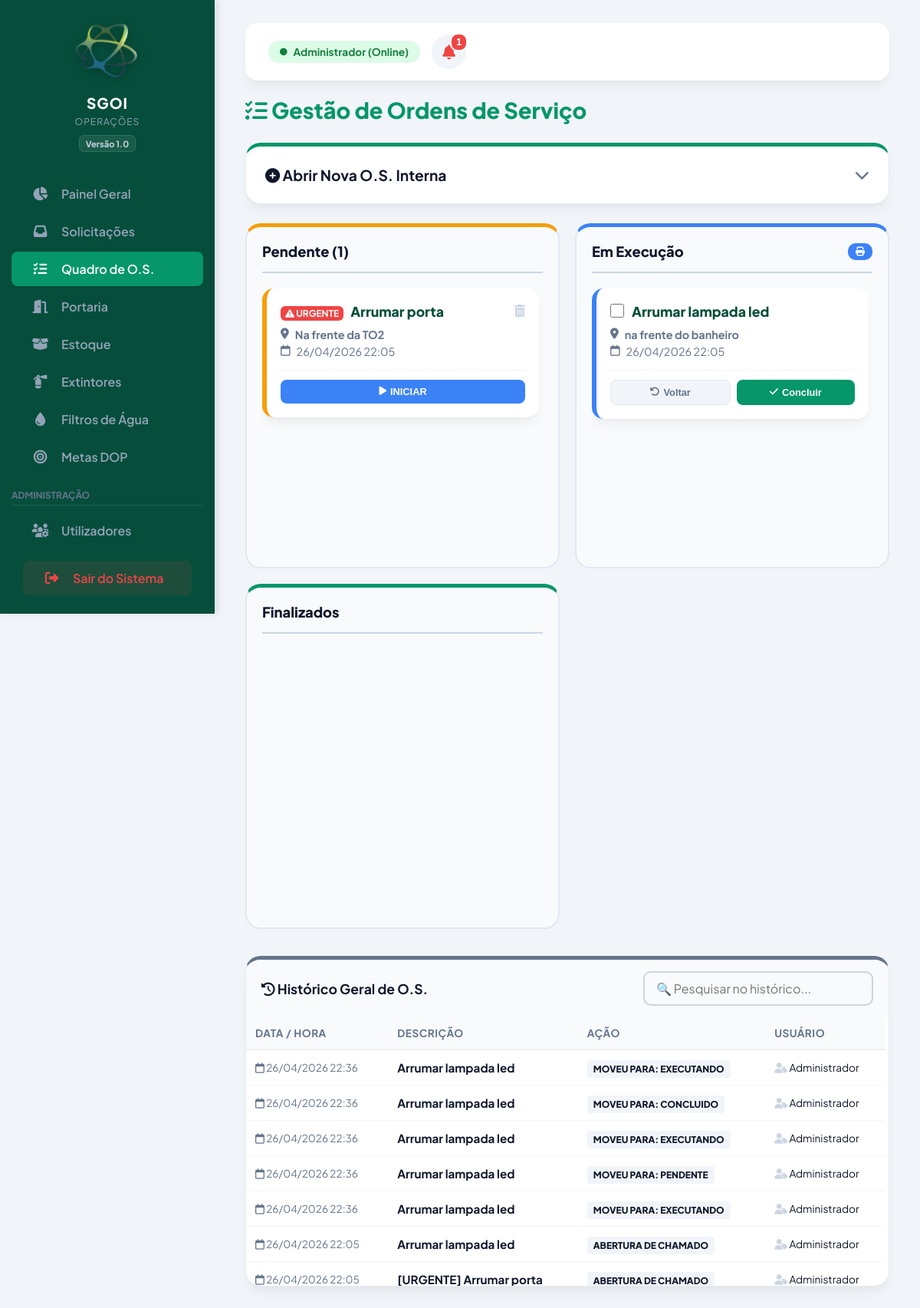
The page /src/os_kanban.php (signed in) on the database its author committed.
### tables this page shows
CREATE TABLE ordens_servico (
        id INTEGER PRIMARY KEY AUTOINCREMENT,
        descricao TEXT NOT NULL,
        local TEXT NOT NULL,
        solicitante TEXT NOT NULL,
        status TEXT DEFAULT 'Pendente',
        criado_por TEXT,
        data_criacao TEXT
    );

CREATE TABLE historico_manutencao (
        id INTEGER PRIMARY KEY AUTOINCREMENT,
        categoria TEXT NOT NULL,
        identificador TEXT NOT NULL,
        acao TEXT NOT NULL,
        usuario TEXT NOT NULL,
        data_hora TEXT NOT NULL
    );

### src/os_kanban.php (the view, shortened to what this page needs)
<?php
require_once '../config/database.php';
$pendentes = $pdo->query("SELECT * FROM ordens_servico WHERE status = 'Pendente' ORDER BY id DESC")->fetchAll();
$executando = $pdo->query("SELECT * FROM ordens_servico WHERE status = 'Executando' ORDER BY id DESC")->fetchAll();
$historico_atividades = $pdo->query("SELECT * FROM historico_manutencao WHERE categoria = 'O.S.' ORDER BY id DESC LIMIT 100")->fetchAll();
$notificacoes = [];
$urgentes = 0;
foreach($pendentes as $p) { if(strpos($p['descricao'], '[URGENTE]') !== false) $urgentes++; }
if($urgentes > 0) {
    $notificacoes[] = ['cor' => '#ef4444', 'bg' => '#fee2e2', 'icone' => 'fa-triangle-exclamation', 'titulo' => 'Chamado Urgente!', 'texto' => "Existem $urgentes O.S. prioritárias pendentes."];
}
$tem_notificacao = count($notificacoes) > 0;
function formatDesc($t) {
    if (strpos($t, '[URGENTE]') !== false) {
        return '<span style="background:var(--danger); color:white; padding:2px 6px; border-radius:6px; font-size:0.75rem; font-weight:bold; margin-right:6px;"><i class="fa-solid fa-triangle-exclamation"></i> URGENTE</span>' . str_replace('[URGENTE]', '', $t);
    }
    return $t;
}
?>
<!DOCTYPE html>
<html lang="pt-BR">
<head>
    <link rel="stylesheet" href="../public/style.css?v=<?php echo time(); ?>">
    <link rel="stylesheet" href="https://cdnjs.cloudflare.com/ajax/libs/font-awesome/6.4.0/css/all.min.css">
</head>
<body class="layout-app">
    <?php $pagina_atual = 'os_kanban.php'; include 'menu_nav.php'; ?>
    <main class="content" id="main-content">
        <header class="topbar" style="margin-bottom: 20px;">
            <div class="topbar-right">
                <span class="badge-online">
                    <i class="fa-solid fa-circle" style="font-size: 0.6rem;"></i>
                    <?php echo htmlspecialchars($_SESSION['usuario_nome']); ?> (Online)
                </span>
                <button class="btn-notif <?php echo $tem_notificacao ? 'tem-alerta' : ''; ?>" onclick="abrirNotificacoes()">
                    <i class="fa-solid fa-bell"></i>
                    <?php if($tem_notificacao): ?><span class="badge-notif"><?php echo count($notificacoes); ?></span><?php endif; ?>
                </button>
            </div>
        </header>
        <h1 style="color: var(--primary-green); margin-bottom: 25px; font-weight: 800; font-size: 1.8rem;"><i class="fa-solid fa-list-check"></i> Gestão de Ordens de Serviço</h1>
        <section class="stat-card" style="border-top: 5px solid var(--primary-green); margin-bottom: 25px;">
            <div style="display: flex; justify-content: space-between; align-items: center; cursor: pointer;"
                 onclick="var f = document.getElementById('form-os'); var i = this.querySelector('.seta'); if(f.style.display === 'none') { f.style.display = 'grid'; i.classList.replace('fa-chevron-down', 'fa-chevron-up'); } else { f.style.display = 'none'; i.classList.replace('fa-chevron-up', 'fa-chevron-down'); }">
                <h3 style="margin:0; color: var(--text-main); font-size: 1.2rem;"><i class="fa-solid fa-plus-circle"></i> Abrir Nova O.S. Interna</h3>
                <i class="fa-solid fa-chevron-down seta" style="color: var(--text-muted); font-size: 1.2em;"></i>
            </div>
        </section>
        <div class="kanban-board">
            <div class="kanban-col" style="border-top: 5px solid var(--warning);">
                <h3>Pendente (<?php echo count($pendentes); ?>)</h3>
                <div class="scroll-box" style="flex:1;">
                    <?php foreach($pendentes as $os): ?>
                        <div class="os-card pendente">
                            <div style="display:flex; justify-content:space-between; align-items:flex-start;">
                                <div class="os-title"><?php echo formatDesc($os['descricao']); ?></div>
                                <form method="POST" onsubmit="return confirm('Excluir O.S.?');">
                                    <button type="submit" name="excluir_os" class="btn-delete"><i class="fa-solid fa-trash-can"></i></button>
                                </form>
                            </div>
                            <div class="os-meta"><i class="fa-solid fa-location-dot"></i> <b><?php echo htmlspecialchars($os['local']); ?></b></div>
                            <div class="os-meta"><i class="fa-regular fa-calendar"></i> <?php echo $os['data_criacao']; ?></div>
                            <form method="POST" class="card-actions">
                                <button type="submit" class="btn-status" style="background:#3b82f6;"><i class="fa-solid fa-play"></i> INICIAR</button>
                            </form>
                        </div>
                    <?php endforeach; ?>
                </div>
            </div>
            <div class="kanban-col" style="border-top: 5px solid #3b82f6;">
                <h3>
                    <span>Em Execução</span>
                    <button type="submit" form="form-imprimir" class="btn" style="background:#3b82f6; padding:5px 10px; font-size:0.75rem;"><i class="fa-solid fa-print"></i></button>
                </h3>
                <div class="scroll-box" style="flex:1;">
                    <form id="form-imprimir" action="imprimir_os.php" method="POST" target="_blank">
                    <?php foreach($executando as $os): ?>
                        <div class="os-card executando">
                            <div style="display:flex; gap:10px; align-items:flex-start;">
                                <input type="checkbox" name="os_imprimir[]" value="<?php echo $os['id']; ?>" style="width:18px;height:18px;accent-color:#3b82f6;margin-top:2px;">
                                <div class="os-title"><?php echo formatDesc($os['descricao']); ?></div>
                            </div>
                            <div class="os-meta"><i class="fa-solid fa-location-dot"></i> <b><?php echo htmlspecialchars($os['local']); ?></b></div>
                            <div class="os-meta"><i class="fa-regular fa-calendar"></i> <?php echo $os['data_criacao']; ?></div>
                            <div class="card-actions">
                                <button type="submit" name="mudar_status" value="1" class="btn-status btn-voltar-status" onclick="this.form.action=''; this.form.target='_self'; document.getElementById('nv-<?php echo $os['id']; ?>').value='Pendente';">
                                    <i class="fa-solid fa-rotate-left"></i> Voltar
                                </button>
                                <button type="submit" name="mudar_status" value="1" class="btn-status" style="background:var(--primary-green);" onclick="this.form.action=''; this.form.target='_self'; document.getElementById('nv-<?php echo $os['id']; ?>').value='Concluido';">
                                    <i class="fa-solid fa-check"></i> Concluir
                                </button>
                            </div>
                        </div>
                    <?php endforeach; ?>
                    </form>
                </div>
            </div>
            <div class="kanban-col" style="border-top: 5px solid var(--primary-green);">
                <h3>Finalizados</h3>
                <div class="scroll-box" style="flex:1;">
                </div>
            </div>
        </div>
        <div class="stat-card" style="padding:0; overflow:hidden; border-top:5px solid #64748b; margin-top:35px;">
            <div style="padding:15px 20px; background:#f8fafc; display:flex; justify-content:space-between; align-items:center; flex-wrap:wrap; gap:15px;">
                <h3 style="margin:0; font-size:1.1rem;"><i class="fa-solid fa-clock-rotate-left"></i> Histórico Geral de O.S.</h3>
                <input type="text" id="buscaHistorico" placeholder="🔍 Pesquisar no histórico..." onkeyup="filtrarHistorico()">
            </div>
            <div class="scroll-box" style="max-height: 350px;">
                <table style="width:100%; border-collapse:collapse;">
                    <thead style="position: sticky; top: 0; background: white; z-index: 10; box-shadow: 0 1px 0 #eee;">
                        <tr><th style="padding:12px; text-align:left; font-size:0.85rem;">Data / Hora</th><th style="padding:12px; text-align:left; font-size:0.85rem;">Descrição</th><th style="padding:12px; text-align:left; font-size:0.85rem;">Ação</th><th style="padding:12px; text-align:left; font-size:0.85rem;">Usuário</th></tr>
                    </thead>
                    <tbody id="tabelaHist">
                        <?php foreach($historico_atividades as $hg): ?>
                            <tr class="linha-hist" style="border-bottom:1px solid #f1f5f9;">
                                <td style="padding:12px; font-size:0.85rem; color:var(--text-muted);"><i class="fa-regular fa-calendar"></i> <?php echo $hg['data_hora']; ?></td>
                                <td style="padding:12px; font-size:0.95rem;"><b><?php echo htmlspecialchars($hg['identificador']); ?></b></td>
                                <td style="padding:12px;"><span style="font-weight:800; font-size:0.75rem; text-transform:uppercase; background:#f1f5f9; padding:4px 8px; border-radius:4px;"><?php echo $hg['acao']; ?></span></td>
                                <td style="padding:12px; font-size:0.85rem;"><i class="fa-solid fa-user-tag" style="color:#cbd5e1;"></i> <?php echo htmlspecialchars($hg['usuario']); ?></td>
                            </tr>
                        <?php endforeach; ?>
                    </tbody>
                </table>
            </div>
        </div>
    </main>
</body>
</html>

### src/os_kanban.php (style rules this page uses)
.badge-online { background: #dcfce7; color: #15803d; border-radius: 20px; padding: 6px 15px; font-size: 0.85rem; font-weight: bold; display: inline-flex; align-items: center; gap: 8px; animation: pulse 2s infinite; }
.topbar-right { display: flex; align-items: center; gap: 15px; }
.os-title { font-size: 1.1rem; font-weight: 800; color: var(--primary-dark); margin-bottom: 8px; line-height: 1.4; }
.os-meta { font-size: 0.9rem; color: var(--text-muted); display: flex; align-items: center; gap: 8px; margin-bottom: 4px; }
.kanban-board { display: grid; grid-template-columns: repeat(auto-fit, minmax(320px, 1fr)); gap: 20px; margin-top: 20px; }
.kanban-col { background: #f8fafc; border-radius: 20px; padding: 20px; border: 2px solid #e2e8f0; height: 50vh; min-height: 450px; display: flex; flex-direction: column; }
.kanban-col h3 { font-size: 1.15rem; font-weight: 800; text-align: center; margin-bottom: 20px; border-bottom: 2px solid #cbd5e1; padding-bottom: 15px; display: flex; justify-content: space-between; align-items: center; }
.os-card { background: white; border-radius: 15px; padding: 18px; margin-bottom: 15px; box-shadow: var(--shadow); border-left: 6px solid #64748b; position: relative; }
.os-card.pendente { border-left-color: var(--warning); }
.os-card.executando { border-left-color: #3b82f6; }
.btn-delete { background: none; border: none; color: #cbd5e1; cursor: pointer; transition: 0.2s; font-size: 1rem; }
.card-actions { display: flex; gap: 8px; margin-top: 15px; border-top: 1px dashed #eee; padding-top: 12px; }
.btn-status { flex: 1; padding: 8px; border-radius: 8px; border: none; font-weight: 700; font-size: 0.8rem; cursor: pointer; display: flex; align-items: center; justify-content: center; gap: 5px; color: #fff; transition: 0.2s; }
.btn-voltar-status { background: #f1f5f9; color: #64748b; border: 1px solid #e2e8f0; }
#buscaHistorico { padding: 10px 15px; border-radius: 10px; border: 2px solid #cbd5e1; font-size: 1rem; width: 300px; outline: none; }

### rows shown on the page
ordens_servico: descricao "Arrumar porta", local "Na frente da TO2", data_criacao "26/04/2026 22:05"
ordens_servico: descricao "Arrumar lampada led", local "na frente do banheiro", data_criacao "26/04/2026 22:05"
historico_manutencao: data_hora "26/04/2026 22:36", identificador "Arrumar lampada led", acao "MOVEU PARA: EXECUTANDO", usuario "Administrador"
historico_manutencao: data_hora "26/04/2026 22:36", identificador "Arrumar lampada led", acao "MOVEU PARA: CONCLUIDO", usuario "Administrador"
historico_manutencao: data_hora "26/04/2026 22:36", identificador "Arrumar lampada led", acao "MOVEU PARA: EXECUTANDO", usuario "Administrador"
historico_manutencao: data_hora "26/04/2026 22:36", identificador "Arrumar lampada led", acao "MOVEU PARA: PENDENTE", usuario "Administrador"
historico_manutencao: data_hora "26/04/2026 22:36", identificador "Arrumar lampada led", acao "MOVEU PARA: EXECUTANDO", usuario "Administrador"
historico_manutencao: data_hora "26/04/2026 22:05", identificador "Arrumar lampada led", acao "ABERTURA DE CHAMADO", usuario "Administrador"
historico_manutencao: data_hora "26/04/2026 22:05", identificador "[URGENTE] Arrumar porta", acao "ABERTURA DE CHAMADO", usuario "Administrador"

### other values the page prints
$_SESSION['usuario_nome'] "Administrador"
count($notificacoes) "1"
count($pendentes) "1"
